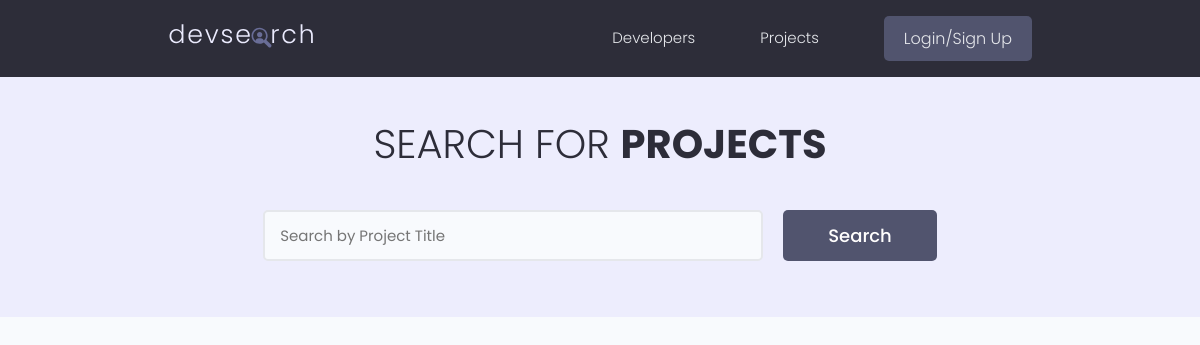
The page /projects/ on the database as committed earlier.
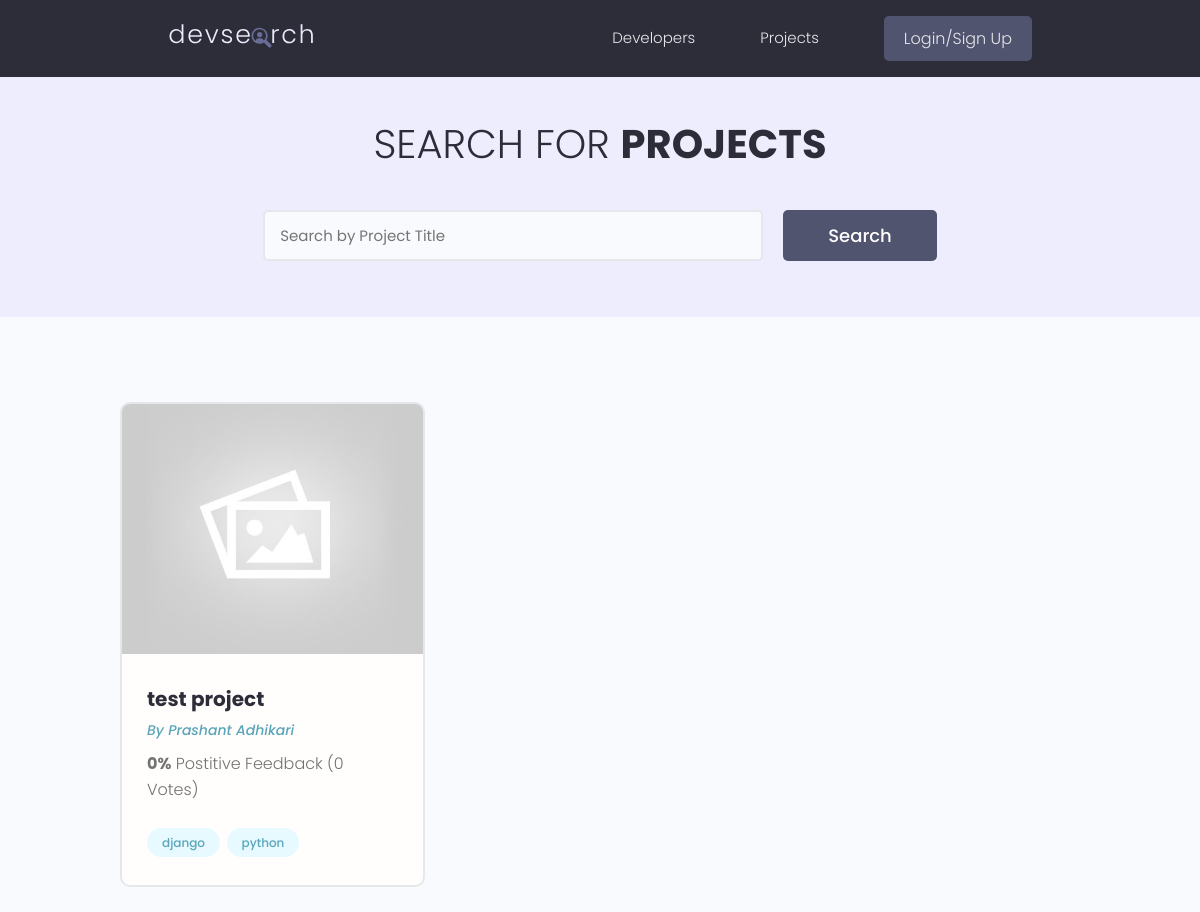
The same page on the database as committed later.
### projects/models.py (models this page shows, shortened)
class Project(models.Model):
    owner = models.ForeignKey(
        Profile, null=True, blank=True, on_delete=models.CASCADE)
    title = models.CharField(max_length=200)
    description = RichTextUploadingField(null=True, blank=True)
    featured_image = models.ImageField(
        null=True, blank=True, default="default.jpg")
    demo_link = models.TextField(max_length=2000, null=True, blank=True)
    source_link = models.TextField(max_length=2000, null=True, blank=True)
    tags = models.ManyToManyField('Tag', blank=True)
    vote_total = models.IntegerField(default=0, null=True, blank=True)
    vote_ratio = models.IntegerField(default=0, null=True, blank=True)
    created = models.DateTimeField(auto_now_add=True)
    id = models.UUIDField(default=uuid.uuid4, unique=True,
                          primary_key=True, editable=False)
    class Meta:
        ordering = ['-vote_ratio', '-vote_total', 'title']
    @property
    def imageURL(self):
        try:
            url = self.featured_image.url
        except:
            url = ''
        return url

class Tag(models.Model):
    name = models.CharField(max_length=200)
    created = models.DateTimeField(auto_now_add=True)
    id = models.UUIDField(default=uuid.uuid4, unique=True,
                          primary_key=True, editable=False)
    def __str__(self):
        return self.name

### users/models.py (models this page shows, shortened)
class Profile(models.Model):
    user = models.OneToOneField(
        User, on_delete=models.CASCADE, null=True, blank=True)
    name = models.CharField(max_length=200, blank=True, null=True)
    email = models.EmailField(max_length=500, blank=True, null=True)
    username = models.CharField(max_length=200, blank=True, null=True)
    location = models.CharField(max_length=200, blank=True, null=True)
    short_intro = models.CharField(max_length=200, blank=True, null=True)
    bio = models.TextField(blank=True, null=True)
    profile_image = models.ImageField(
        blank=True, null=True, upload_to='profiles/', default="profiles/user-default.png")
    social_github = models.CharField(max_length=200, blank=True, null=True)
    social_twitter = models.CharField(max_length=200, blank=True, null=True)
    social_linkedin = models.CharField(max_length=200, blank=True, null=True)
    social_youtube = models.CharField(max_length=200, blank=True, null=True)
    social_website = models.CharField(max_length=200, blank=True, null=True)
    social_facebook = models.CharField(max_length=200, blank=True, null=True)
    created = models.DateTimeField(auto_now_add=True)
    id = models.UUIDField(default=uuid.uuid4, unique=True,
                          primary_key=True, editable=False)
    class Meta:
        ordering = ['created']

### projects/views.py (the view)
# urls.py: path('projects/', include('projects.urls')),
def projects(request):
    projects, search_query = searchProject(request)
    custom_range, projects = paginateProjects(request, projects, 3)
    context = {'projects': projects, 'search_query': search_query,
               'custom_range': custom_range}
    return render(request, 'projects/projects.html', context)

### projects/utils.py (called while the page is built)
def paginateProjects(request, projects, results):
    page = request.GET.get('page')
    paginator = Paginator(projects, results)
    try:
        projects = paginator.page(page)
    except PageNotAnInteger:
        page = 1
        projects = paginator.page(page)
    except EmptyPage:
        page = paginator.num_pages
        projects = paginator.page(page)
    leftIndex = (int(page) - 4)
    if leftIndex < 1:
        leftIndex = 1
    rightIndex = (int(page) + 5)
    if rightIndex > paginator.num_pages:
        rightIndex = paginator.num_pages + 1
    custom_range = range(leftIndex, rightIndex)
    return custom_range, projects

def searchProject(request):
    search_query = ''
    if request.GET.get('search_query'):
        search_query = request.GET.get('search_query')
    tags = Tag.objects.filter(name__icontains=search_query)
    projects = Project.objects.distinct().filter(
        Q(title__icontains=search_query) |
        Q(description__icontains=search_query) |
        Q(owner__name__icontains=search_query) |
        Q(tags__in=tags)
    )
    return projects, search_query

### projects/templates/projects/projects.html (shortened to what this page needs)
{% extends 'main.html' %}
{% block content %}
<body>
  <main class="projects">
    <section class="hero-section text-center">
      <div class="container container--narrow">
        <div class="hero-section__box">
          <h2>Search for <span>Projects</span></h2>
        </div>
        <div class="hero-section__search">
          <form id="searchForm" class="form" action="{% url 'projects' %}" method="get">
            <div class="form__field">
              <input class="input input--text" id="formInput#search" type="text" name="search_query"
                placeholder="Search by Project Title" value={{search_query}}>
            </div>
            <input class="btn btn--sub btn--lg" type="submit" value="Search" />
          </form>
        </div>
      </div>
    </section>
    <section class="projectsList">
      <div class="container">
        <div class="grid grid--three">
          {% for project in projects %}
          <div class="column card">
            <div class="project">
              <a href="{% url 'project' project.id %}" class="project">
                <img class="project__thumbnail" src="{{ project.imageURL }}" alt="project thumbnail" />
                <div class="card__body">
                  <h3 class="project__title">{{project.title}}</h3>
                  <p><a class="project__author" href="{% url 'user-profile' project.owner.id %}">By
                      {{project.owner.name}}</a></p>
                  <p class="project--rating">
                    <span style="font-weight: bold;">{{project.vote_ratio}}%</span> Postitive
                    Feedback ({{project.vote_total}} Vote{{project.vote_total|pluralize:"s"}})
                  </p>
                  <div class="project__tags">
                    {% for tag in project.tags.all %}
                    <span class="tag tag--pill tag--main">
                      <small>{{tag}}</small>
                    </span>
                    {% endfor %}
                  </div>
                </div>
              </a>
            </div>
          </div>
          {% endfor %}
        </div>
      </div>
    </section>
  </main>
</body>
{% endblock %}

Rows that differ between the two databases and show on the page:
added Project: imageURL (placeholder picture), title "test project", owner.name "Prashant Adhikari", vote_ratio "0", vote_total "0"
now on this page (row unchanged): Tag: name "django"
now on this page (row unchanged): Tag: name "python"
